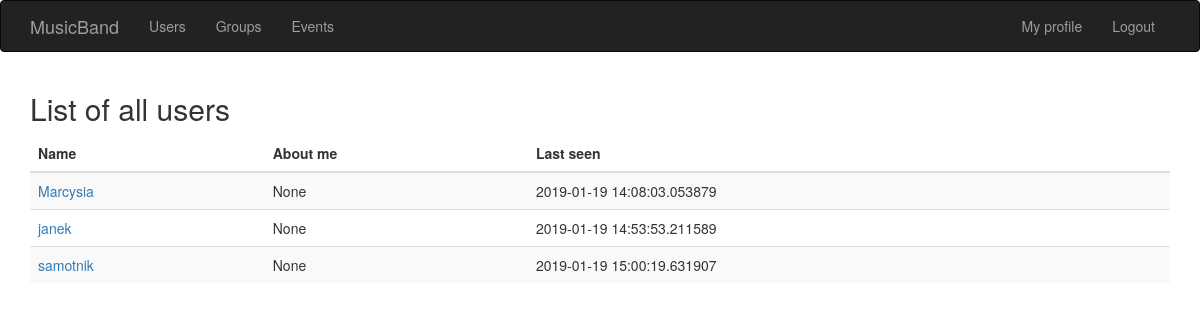
/users (signed in), run on an earlier commit of the app's database.
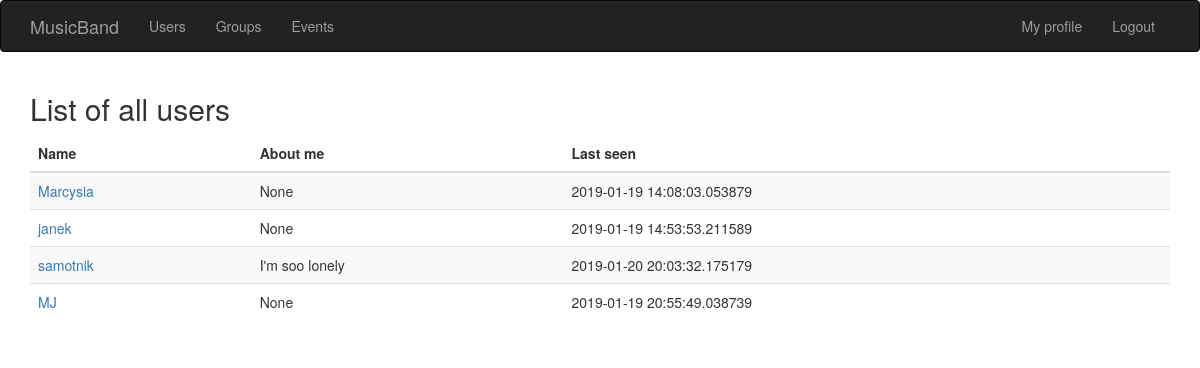
And on a later commit of the database.
### app/models.py (models this page shows, shortened)
class Artist(UserMixin, db.Model):
    id = db.Column(db.Integer, primary_key=True)
    username = db.Column(db.String(64), index=True, unique=True)
    email = db.Column(db.String(120), index=True, unique=True)
    password_hash = db.Column(db.String(128))
    aboutMe=db.Column(db.String(300))
    last_seen = db.Column(db.DateTime, default=datetime.utcnow)
    user_id = db.Column(db.Integer, db.ForeignKey('group.id'))
    groups = db.relationship(
        'Group',
        secondary=members,
        backref=db.backref('members', lazy='dynamic'),
        lazy='dynamic'
    )
    posts = db.relationship('Post', backref='postAuthor', lazy='dynamic')

### app/__init__.py (the view)
    @app.route('/users')
    @login_required
    def users():
        artists = Artist.query.all()
        return render_template('users/users.html', artists=artists)

### app/models.py (called while the page is built)
@login.user_loader
def load_user(id):
    return Artist.query.get(int(id))

### app/templates/users/users.html
{% extends "base.html" %}
{% block content %}
    <div class="container">
    <h2>List of all users</h2>
    <table class="table table-striped">
        <thead>
        <th> Name </th>
        <th> About me </th>
        <th> Last seen </th>
        </thead>
        {% for artist in artists %}
            <tr>
                <td>
                    <a href={{ url_for('user_details', username=artist.username) }} >
                        {{ artist.username }}
                    </a>
                </td>
                <td> {{ artist.aboutMe }} </td>
                <td> {{ artist.last_seen }} </td>
            </tr>
        {% endfor %}
    </table>
    </div>
{% endblock %}

What changed in the data, as far as the page shows it:
changed Artist "samotnik": aboutMe "None" → "I'm soo lonely"; last_seen "2019-01-19 15:00:19.631907" → "2019-01-20 20:03:32.175179"
added Artist: username "MJ", aboutMe "None", last_seen "2019-01-19 20:55:49.038739"
